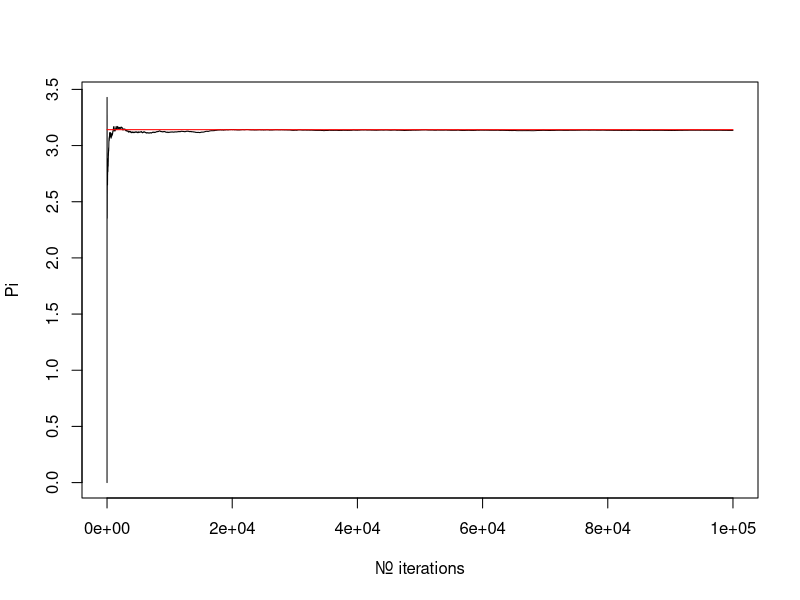

The R source for this figure:
## ---- chunk 1
sim <- function(l) {
 c <- rep(0,l)
 hits <- 0
 pow2 <- function(x) {
   x2 <- sqrt( x[1]*x[1]+x[2]*x[2] )
   return(x2)
 }
 for(i in 1:l){
   x = runif(2,-1,1)
   if( pow2(x) <=1 ){
     hits <- hits + 1
   }
   dens <- hits/i
   pi_partial = dens*4
   c[i] = pi_partial
 }
 return(c)
}
## ---- chunk 2
size <- 100000
res <- sim(size)
plot(res[1:size],type='l', xlab="Nr. iterations", ylab="Pi")
lines(rep(pi,size)[1:size], col = 'red')
## ---- chunk 3
size <- 500000
system.time(
 res <- sim(size)
)
## ---- chunk 4
size <- 500000
Rprof("Rprof.out")
res <- sim(size)
Rprof(NULL)
## ---- chunk 5
summaryRprof("Rprof.out") 
